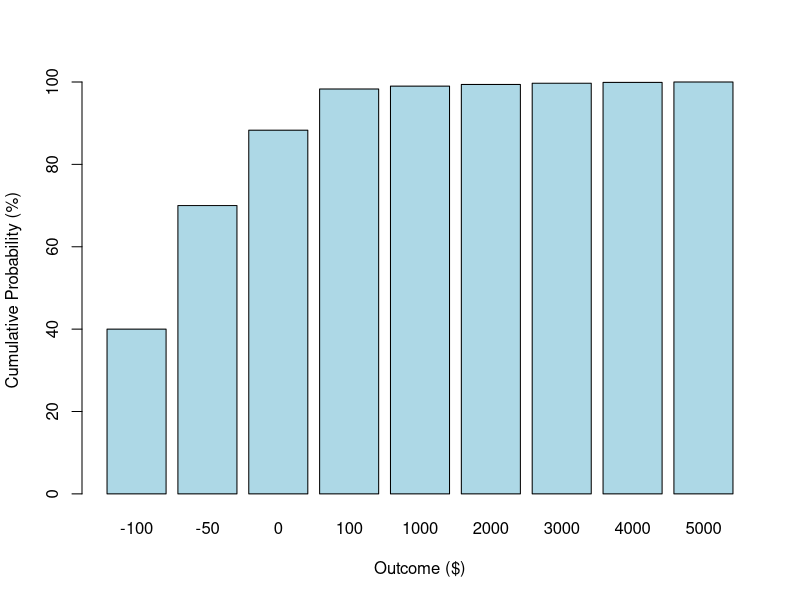

Reproduce this figure in R.
## ---- chunk 1

# Strategy1
strategy1 <- data.frame(
  Outcome = c(-100, -50, 0, 10, 100, 200, 300, 400, 500),
  Probability = c(0.25, 0.3, 0.2, 0.1, 0.07, 0.04, 0.02, 0.01, 0.01)
)

# Strategy2
strategy2 <- data.frame(
  Outcome = c(-100, -75, -50, -25, 100, 200, 300, 400, 500, 1000),
  Probability = c(0.01, 0.05, 0.1, 0.25, 0.2, 0.2, 0.1, 0.05, 0.03, 0.01)
)

# Strategy3
strategy3 <- data.frame(
  Outcome = c(-100, -50, 0, 100, 1000, 2000, 3000, 4000, 5000),
  Probability = c(0.4, 0.3, 0.183, 0.1, 0.007, 0.004, 0.003, 0.002, 0.001)
)

# Calculate expected values for each strategy
ev_strategy1 <- sum(strategy1$Outcome * strategy1$Probability)
ev_strategy2 <- sum(strategy2$Outcome * strategy2$Probability)
ev_strategy3 <- sum(strategy3$Outcome * strategy3$Probability)


# Calculate variance for each strategy
variance_strategy1 <- sum((strategy1$Outcome - ev_strategy1)^2 * strategy1$Probability)
variance_strategy2 <- sum((strategy2$Outcome - ev_strategy2)^2 * strategy2$Probability)
variance_strategy3 <- sum((strategy3$Outcome - ev_strategy3)^2 * strategy3$Probability)


# Calculate cumulative probabilities for each strategy
cumulative_strategy1 <- cumsum(strategy1$Probability)
cumulative_strategy2 <- cumsum(strategy2$Probability)
cumulative_strategy3 <- cumsum(strategy3$Probability)

# Calculate cumulative probabilities (%) for each strategy
cumulative_strategy1_per <- cumsum(strategy1$Probability)*100
cumulative_strategy2_per <- cumsum(strategy2$Probability)*100
cumulative_strategy3_per <- cumsum(strategy3$Probability)*100

## ---- chunk 2

barplot(
  height = cumulative_strategy3_per,
  names.arg = strategy3$Outcome,
  col = "lightblue",
  ylab = "Cumulative Probability (%)",
  xlab = "Outcome ($)"
)
## ---- chunk 3

strategy3_summary <- t(data.frame(
  "Expected Value" = ev_strategy3, 
  "Variance" = variance_strategy3))

rownames(strategy3_summary) <- c("Expected Value", "Variance")


knitr::kable(strategy3_summary, digits = 0, caption = "Strategy 3 Assessment Result")

## ---- chunk 4

# Display Expected Value and Variance for all 3 strategies in a table

results_all <- data.frame(
  Strategy = c("Strategy 1", "Strategy 2", "Strategy 3"),
  Expected_Value = c(ev_strategy1, ev_strategy2, ev_strategy3),
  Variance = round(c(variance_strategy1, variance_strategy2, variance_strategy3)))

results_all_flip <- t(results_all[, -1])

knitr::kable(results_all_flip, col.names = c("Strategy 1", "Strategy 2", "Strategy 3"), digits = 0, caption = "Strategy Assessment Summary")

## ---- chunk 5

# Strategy1
strategy1 <- data.frame(
  Outcome = c(-100, -50, 0, 10, 100, 200, 300, 400, 500),
  Probability = c(0.25, 0.3, 0.2, 0.1, 0.07, 0.04, 0.02, 0.01, 0.01)
)

# Strategy2
strategy2 <- data.frame(
  Outcome = c(-100, -75, -50, -25, 100, 200, 300, 400, 500, 1000),
  Probability = c(0.01, 0.05, 0.1, 0.25, 0.2, 0.2, 0.1, 0.05, 0.03, 0.01)
)

# Strategy3
strategy3 <- data.frame(
  Outcome = c(-100, -50, 0, 100, 1000, 2000, 3000, 4000, 5000),
  Probability = c(0.4, 0.3, 0.183, 0.1, 0.007, 0.004, 0.003, 0.002, 0.001)
)

# Calculate expected values for each strategy
ev_strategy1 <- sum(strategy1$Outcome * strategy1$Probability)
ev_strategy2 <- sum(strategy2$Outcome * strategy2$Probability)
ev_strategy3 <- sum(strategy3$Outcome * strategy3$Probability)


# Calculate variance for each strategy
variance_strategy1 <- sum((strategy1$Outcome - ev_strategy1)^2 * strategy1$Probability)
variance_strategy2 <- sum((strategy2$Outcome - ev_strategy2)^2 * strategy2$Probability)
variance_strategy3 <- sum((strategy3$Outcome - ev_strategy3)^2 * strategy3$Probability)

## ---- chunk 6

# Display Expected Value and Variance for all 3 strategies in a table

results_all <- data.frame(
  Strategy = c("Strategy 1", "Strategy 2", "Strategy 3"),
  Expected_Value = c(ev_strategy1, ev_strategy2, ev_strategy3),
  Variance = round(c(variance_strategy1, variance_strategy2, variance_strategy3)))

results_all_flip <- t(results_all[, -1])

knitr::kable(results_all_flip, col.names = c("Strategy 1", "Strategy 2", "Strategy 3"), digits = 0, caption = "Strategy Assessment Summary")
